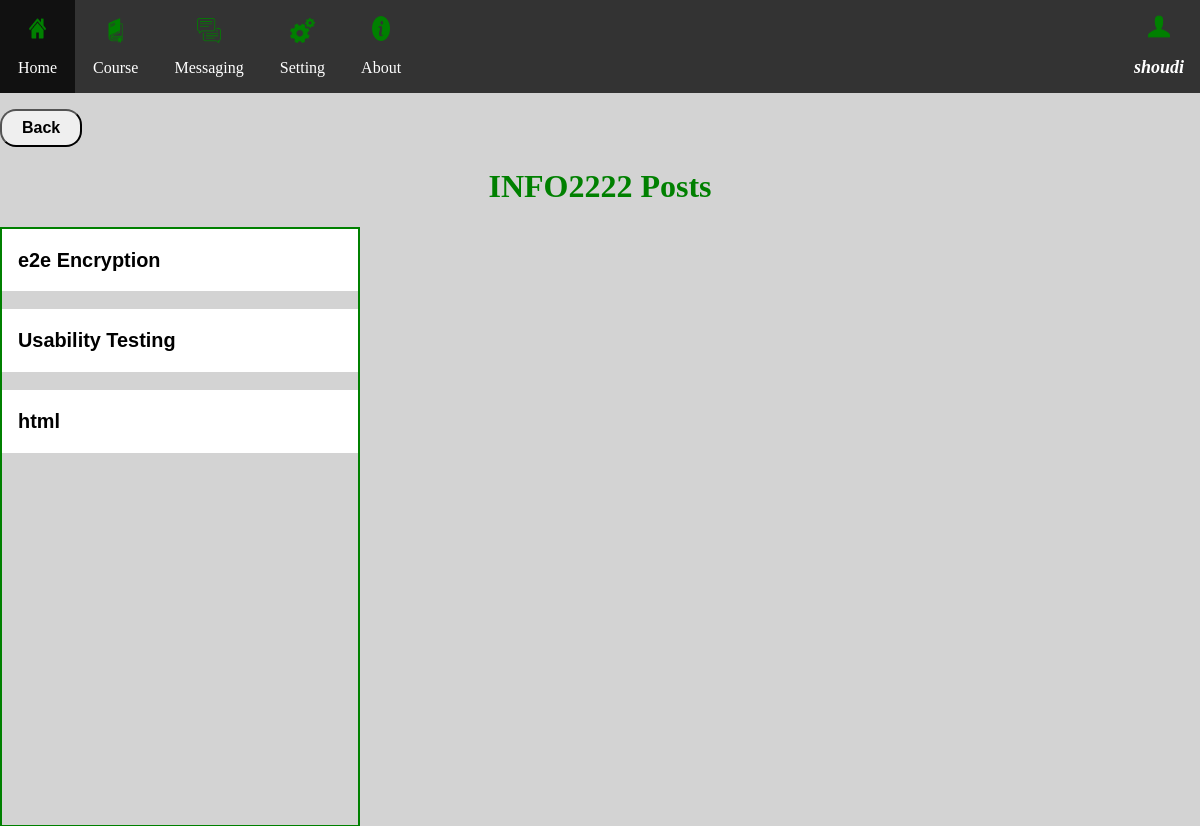
Page /viewPost/INFO2222 (signed in) on the committed database.
### tables this page shows
CREATE TABLE Users(
            Id INTEGER Primary Key AUTOINCREMENT,
            username TEXT Unique,
            password TEXT,
            admin INTEGER DEFAULT 0,
            publicKey TEXT,
            signaturePublicKey TEXT,
            session_id TEXT
        );

CREATE TABLE Post(
            post_id INTEGER Primary Key AUTOINCREMENT,
            course_name TEXT,
            title TEXT,
            content TEXT
        );

### model.py (the view)
@app.route('/viewPost/<course_name>', methods=['GET'])
def viewPost(course_name):
    session_info = check_session(request)
    user_details = {}
    session = {}
    if session_info == False:
        return redirect(url_for("index"))
    else:
        user_details = session_info["user_details"]
        course_details = session_info["course_details"]
        session["logged_in"] = True
        post_details = sql_db.get_post(course_name)
        comment_details = sql_db.get_comment()
        return render_template('viewPost.html', session=session, page=page, user=user_details, course=course_details, post = post_details, course_name=course_name, comment=comment_details)

### model.py (called while the page is built)
def check_session(request):
    session_id = request.cookies.get("session_id")
    if session_id is None:
        return False
    else:
        current_username = sql_db.check_session_id(session_id)
        if current_username == []:
            return False
        else:
            current_username = current_username[0]['username']
            user_details = sql_db.get_user_info(current_username)[0]
            course_details = sql_db.get_course_info()
            return {"user_details":user_details, "course_details":course_details}

### sql.py (called while the page is built)
    def dictfetchall(self, cur):
        returnres = cur.fetchall()
        print(returnres)
        if returnres == []:
            return []
        cols = [a[0] for a in cur.description]
        print(cols)
        result = []
        for row in returnres:
            result.append({a:b for a,b in zip(cols, row)})
        print(result)
        return result

    def check_session_id(self, session_id):
        conn = sqlite3.connect(self.database_arg, check_same_thread=False)
        cur = conn.cursor()
        sql_query = """
                SELECT username
                FROM Users
                WHERE session_id = '{session_id}';
            """
        sql_query = sql_query.format(session_id=session_id)
        cur.execute(sql_query)
        current_user = self.dictfetchall(cur)
        return current_user

    def get_user_info(self, username):
        conn = sqlite3.connect(self.database_arg, check_same_thread=False)
        cur = conn.cursor()
        sql_query = """
                Select *
                From Users
                Where username = '{username}'
            """
        sql_query = sql_query.format(username=username)
        cur.execute(sql_query)
        user_info = self.dictfetchall(cur)
        conn.close()
        return user_info

    def get_course_info(self):
        conn = sqlite3.connect(self.database_arg, check_same_thread=False)
        cur = conn.cursor()
        sql_query = '''
                SELECT *
                From Course
        '''
        cur.execute(sql_query)
        course_detail = self.dictfetchall(cur)
        return course_detail

    def get_comment(self):
        conn = sqlite3.connect(self.database_arg, check_same_thread=False)
        cur = conn.cursor()
        sql_query = '''
                SELECT *
                From Comment
        '''
        cur.execute(sql_query)
        comment_detail = self.dictfetchall(cur)
        return comment_detail

### templates/viewPost.html (shortened to what this page needs)
{% include 'header.html' %}
<body xmlns="http://www.w3.org/1999/html">
<button type="button" onclick="window.location.href='{{ url_for('selectCourse', course_name=course_name)}}'" style="font-size: 16px; padding: 8px 20px; cursor: pointer; border-radius: 16px; text-align:left"><b>Back</b></button>
<center>
<h1 style="color:green">{{course_name}} Posts</h1>
<div class="tab">
    {% for instance in post%}
        <button class="tablinks" onmouseover="openPost(event, {{instance.post_id}})"><h3>{{instance.title}}</h3></button>
        <br>
    {% endfor %}
</div>
<div class="clearfix"></div>
</body>

### templates/header.html (shortened to what this page needs)
<head xmlns="">
<link rel="stylesheet" type="text/css" href="{{ url_for('static', filename='css/temp.css') }}">
</head>
<p>
  {% if session.logged_in %}
      <ul>
        <li><a class="active" href="/home"><image src="{{ url_for('static', filename='img/house-512.png') }}" height="3%"></image></br>Home</a></li>
        <div class="dropdown">
            <br>
            <image src="{{ url_for('static', filename='img/book-16-512.png') }}" height="3%"></image>
            <button class="dropbtn" onclick="myFunction('Course')">Course
            </button>
        </div>
        <div class="dropdown">
            <br>
            <image src="{{ url_for('static', filename='img/speech-bubble-5-512.png') }}" height="3%"></image>
            <button class="dropbtn" onclick="myFunction('Messaging')">Messaging
            </button>
        </div>
        <div class="dropdown">
            <br>
            <image src="{{ url_for('static', filename='img/settings-5-512.png') }}" height="3%"></image>
            <button class="dropbtn" onclick="myFunction('Setting')">Setting
            </button>
        </div>
        <li><a href="/about"><image src="{{ url_for('static', filename='img/about-512.png') }}" height="3%"></image></br>About</a></li>
        <li><b><image src="{{ url_for('static', filename='img/user-512.png') }}" height="3%"></image></br><i style="font-size: 18px;">{{user.username}}</i></b></li>
      </ul>
  {% else %}
      <ul>
          <li><a class="active" href="/home"><image src="{{ url_for('static', filename='img/house-512.png') }}" height="3%"></image></br>Home</a></li>
          <li><a href="/about"><image src="{{ url_for('static', filename='img/about-512.png') }}" height="3%"></image></br>About</a></li>
      </ul>
  {% endif %}
</p>

### static/css/temp.css (style rules this page uses)
ul { list-style-type: none; margin: 0; padding: 0; overflow: hidden; background-color: #333; }
li a { float: left; display: block; color: white; text-align: center; padding: 16px 18px; text-decoration: none; font-size: 16px; }
li b { float: right; display: block; color: white; text-align: center; padding: 14px 16px; text-decoration: none; }
html, body { height: 100%; margin: 0; padding: 0; background-color: lightgrey; }
body { min-height: 100%; }
img { padding: 0; display: block; margin: 0 auto; max-height: 45%; max-width: 45%; }
html, body, { position:fixed; top:0; bottom:0; left:0; right:0; }

### templates/header.html (style rules this page uses)
.dropdown { float: left; overflow: hidden; }
.dropdown .dropbtn { cursor: pointer; display: block; font-size: 16px; border: none; outline: none; color: white; padding: 16px 18px; background-color: inherit; font-family: inherit; margin: 0; text-align: center; text-decoration: none; }

### templates/viewPost.html (style rules this page uses)
* { box-sizing: border-box }
.tab { float: left; border: 2px solid green; background-color: lightgrey; width: 30%; min-height: 600px; }
.tab button { display: block; background-color: white; color: black; padding: 0px 16px; width: 100%; border: none; outline: none; text-align: left; cursor: pointer; font-size: 17px; }
.clearfix::after { content: ""; clear: both; display: table; }

### rows in the picture
Users: username "shoudi"
Post: title "e2e Encryption"
Post: title "Usability Testing"
Post: title "html"

### other values in the picture
{{ course_name }} "INFO2222"
